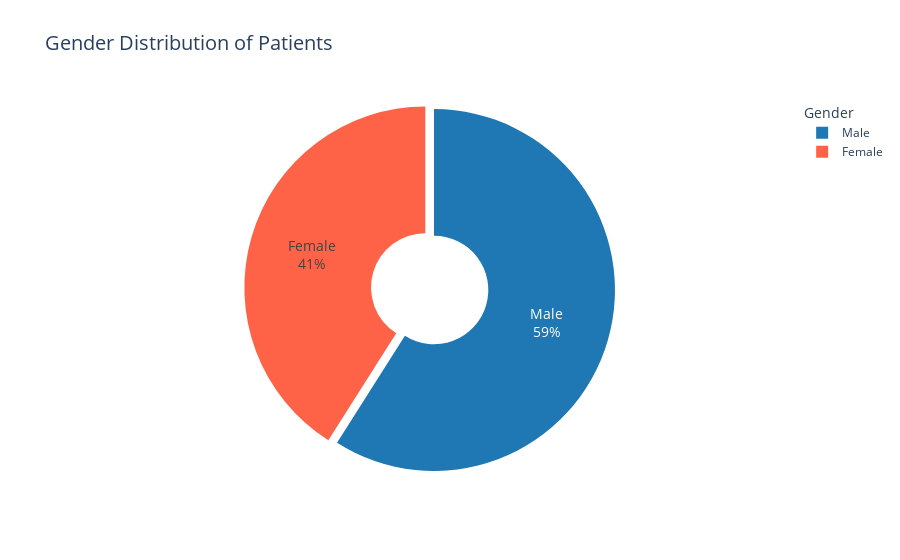

Notebook code for this chart:
### Code cell
gender_counts = df["Gender"].value_counts().reset_index()
gender_counts.columns = ["Gender", "Count"]
fig = px.pie(
    gender_counts,
    names="Gender",
    values="Count",
    title="Gender Distribution of Patients",
    color="Gender",  
    color_discrete_map={
        "Male": "#1f77b4",
        "Female": "#ff6347",
        "Other": "#9b59b6"    
    },
    hole=0.3
)
fig.update_traces(
    textinfo='percent+label',
    textfont_size=14,
    pull=[0.05 if g == "Female" else 0 for g in gender_counts["Gender"]]
)

fig.update_layout(
    showlegend=True,
    legend_title_text='Gender',
    title_font_size=20
)

fig.show()

### Figure 1 — Plotly figure (JSON) as saved in the notebook; plotly's stock layout.template omitted (floating-point values rounded to 4 significant figures)
{"data": [{"customdata": [["Male"], ["Female"]], "domain": {"x": [0, 1], "y": [0, 1]}, "hole": 0.3, "hovertemplate": "Gender=%{customdata[0]}<br>Count=%{value}<extra></extra>", "labels": ["Male", "Female"], "legendgroup": "", "marker": {"colors": ["#1f77b4", "#ff6347"]}, "name": "", "pull": [0, 0.05], "showlegend": true, "textfont": {"size": 14}, "textinfo": "percent+label", "type": "pie", "values": [59, 41]}], "layout": {"legend": {"title": {"text": "Gender"}, "tracegroupgap": 0}, "showlegend": true, "title": {"font": {"size": 20}, "text": "Gender Distribution of Patients"}}}
